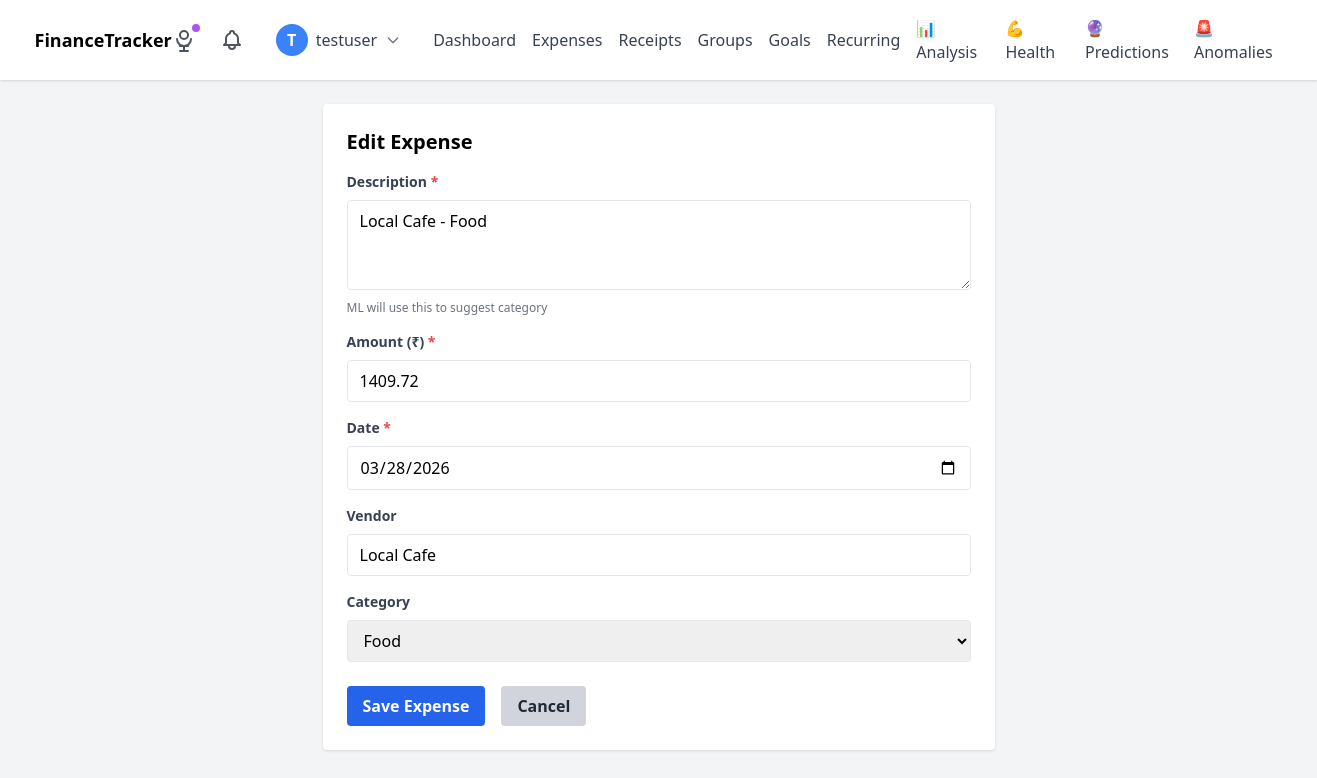
/expenses/351/edit/ (signed in), run on the app's committed database.
### expenses/models.py (models this page shows, shortened)
class Expense(models.Model):
    CATEGORY_CHOICES = [
        ('Food', 'Food'),
        ('Travel', 'Travel'),
        ('Bills', 'Bills'),
        ('Entertainment', 'Entertainment'),
        ('Shopping', 'Shopping'),
        ('Healthcare', 'Healthcare'),
        ('Education', 'Education'),
        ('Groceries', 'Groceries'),
        ('Fuel', 'Fuel'),
        ('Investment', 'Investment'),
        ('Other', 'Other'),
    ]
    owner = models.ForeignKey(get_user_model(), on_delete=models.CASCADE, related_name='expenses')
    amount = models.DecimalField(max_digits=10, decimal_places=2)
    date = models.DateField()
    vendor = models.CharField(max_length=200)
    description = models.TextField(blank=True)
    category = models.CharField(max_length=20, choices=CATEGORY_CHOICES, default='Other')
    created_at = models.DateTimeField(auto_now_add=True)
    updated_at = models.DateTimeField(auto_now=True)
    is_anomaly = models.BooleanField(default=False)
    anomaly_score = models.FloatField(null=True, blank=True)  # Z-score
    anomaly_reason = models.TextField(blank=True)
    reviewed = models.BooleanField(default=False)  # User has reviewed this anomaly
    class Meta:
        ordering = ['-date', '-created_at']
        indexes = [
            models.Index(fields=['owner', 'date']),
            models.Index(fields=['owner', 'category', 'date']),
            models.Index(fields=['is_anomaly', 'reviewed']),
        ]

### expenses/views.py (the view)
# urls.py: path('expenses/<int:pk>/edit/', views.expense_update, name='expense_edit'),
@login_required
def expense_update(request, pk):
    expense = get_object_or_404(Expense, pk=pk, owner=request.user)
    if request.method == 'POST':
        form = ExpenseForm(request.POST, instance=expense)
        if form.is_valid():
            form.save()
            messages.success(request, 'Expense updated successfully!')
            return redirect('expenses:expense_list')
    else:
        form = ExpenseForm(instance=expense)
    context = {
        'form': form,
        'title': 'Edit Expense',
        'categories': Expense.CATEGORY_CHOICES
    }
    return render(request, 'expenses/expense_form.html', context)

### expenses/forms.py
class ExpenseForm(forms.ModelForm):
    class Meta:
        model = Expense
        fields = ['amount', 'date', 'vendor', 'category', 'description']
        widgets = {
            'date': forms.DateInput(attrs={'type': 'date', 'class': 'w-full border rounded px-3 py-2'}),
            'description': forms.Textarea(attrs={'rows': 3, 'class': 'w-full border rounded px-3 py-2'}),
            'amount': forms.NumberInput(attrs={'class': 'w-full border rounded px-3 py-2', 'step': '0.01'}),
            'vendor': forms.TextInput(attrs={'class': 'w-full border rounded px-3 py-2'}),
            'category': forms.Select(attrs={'class': 'w-full border rounded px-3 py-2', 'id': 'id_category'}),
        }

### reminders/context_processors.py (called while the page is built)
def pending_reminders_count(request):
    if request.user.is_authenticated:
        return {
            'pending_reminders_count': Reminder.objects.filter(
                user=request.user,
                status='pending',
                in_app_notified=False
            ).count()
        }
    return {'pending_reminders_count': 0}

### templates/expenses/expense_form.html (shortened to what this page needs)
{% extends 'expenses/base.html' %}
{% load static %}
{% block content %}
<div class="bg-white p-6 rounded shadow max-w-2xl mx-auto">
    <h2 class="text-xl font-semibold mb-4">{{ title }}</h2>
    <form method="post" id="expenseForm">
        <div class="grid grid-cols-1 gap-4">
            <div>
                <label class="block text-gray-700 text-sm font-bold mb-2" for="{{ form.description.id_for_label }}">
                    Description <span class="text-red-500">*</span>
                </label>
                {{ form.description }}
                <p class="text-gray-500 text-xs mt-1">ML will use this to suggest category</p>
            </div>
            <div>
                <label class="block text-gray-700 text-sm font-bold mb-2" for="{{ form.amount.id_for_label }}">
                    Amount (₹) <span class="text-red-500">*</span>
                </label>
                {{ form.amount }}
            </div>
            <div>
                <label class="block text-gray-700 text-sm font-bold mb-2" for="{{ form.date.id_for_label }}">
                    Date <span class="text-red-500">*</span>
                </label>
                {{ form.date }}
            </div>
            <div>
                <label class="block text-gray-700 text-sm font-bold mb-2" for="{{ form.vendor.id_for_label }}">
                    Vendor
                </label>
                {{ form.vendor }}
            </div>
            <div>
                <label class="block text-gray-700 text-sm font-bold mb-2" for="{{ form.category.id_for_label }}">
                    Category
                </label>
                <div class="relative">
                    {{ form.category }}
                </div>
            </div>
        </div>
        <div class="mt-6 flex gap-4">
            <button type="submit"
                    class="bg-blue-600 hover:bg-blue-700 text-white font-bold py-2 px-4 rounded focus:outline-none focus:shadow-outline">
                Save Expense
            </button>
            <a href="{% url 'expenses:expense_list' %}"
               class="bg-gray-300 hover:bg-gray-400 text-gray-800 font-bold py-2 px-4 rounded focus:outline-none focus:shadow-outline">
                Cancel
            </a>
        </div>
    </form>
</div>
{% endblock %}

### templates/expenses/base.html (shortened to what this page needs)
{% load static %}
<!doctype html>
<html lang="en">
<head>
  <script src="https://cdn.tailwindcss.com"></script>
</head>
<body class="bg-gray-100 min-h-screen">
 <nav class="bg-white shadow">
  <div class="container mx-auto px-4 py-4 flex justify-between items-center">
    <a href="{% url 'home' %}" class="font-bold text-lg">
      FinanceTracker
    </a>
    {% if user.is_authenticated %}
    <div class="flex items-center space-x-6">
      <a href="{% url 'expenses:voice_test' %}" class="relative group">
        <span class="absolute -top-1 -right-1 w-2 h-2 bg-purple-500 rounded-full animate-pulse"></span>
      </a>
      <a href="{% url 'reminders:notifications' %}" class="relative">
      </a>
      <div class="relative">
        <button onclick="toggleUserMenu()" class="flex items-center space-x-2 focus:outline-none hover:bg-gray-50 px-2 py-1 rounded-lg transition">
          <div class="w-8 h-8 bg-blue-500 rounded-full flex items-center justify-center text-white font-semibold">
            {{ user.username|first|upper }}
          </div>
          <span class="text-gray-700 font-medium">{{ user.username }}</span>
          <svg class="w-4 h-4 text-gray-500" fill="none" stroke="currentColor" viewBox="0 0 24 24">
            <path stroke-linecap="round" stroke-linejoin="round" stroke-width="2" d="M19 9l-7 7-7-7"></path>
          </svg>
        </button>
      </div>
      <div class="hidden lg:flex items-center space-x-4 text-gray-700">
        <a href="{% url 'expenses:dashboard' %}" class="hover:text-blue-600">Dashboard</a>
        <a href="{% url 'expenses:expense_list' %}" class="hover:text-blue-600">Expenses</a>
        <a href="{% url 'expenses:receipt_list' %}" class="hover:text-blue-600">Receipts</a>
        <a href="{% url 'groups:group_list' %}" class="hover:text-blue-600">Groups</a>
        <a href="{% url 'goals:goals_dashboard' %}" class="hover:text-blue-600">Goals</a>
        <a href="{% url 'recurring:dashboard' %}" class="hover:text-blue-600">Recurring</a>
        <a href="{% url 'expenses:analysis_dashboard' %}" class="hover:text-blue-600 {% if request.path == '/analysis/' %}text-blue-600 font-semibold{% endif %}">
          📊 Analysis
        </a>
        <a href="{% url 'expenses:financial_health' %}" class="hover:text-blue-600">💪 Health</a>
        <a href="{% url 'expenses:prediction_dashboard' %}" class="hover:text-blue-600">🔮 Predictions</a>
        <a href="{% url 'expenses:anomaly_dashboard' %}" class="hover:text-blue-600">🚨 Anomalies</a>
      </div>
    </div>
    {% endif %}
  </div>
</nav>
<main class="container mx-auto px-4 py-6">
  {% block content %}{% endblock %}
</main>
</body>
</html>

### templates/expenses/base.html (style rules this page uses)
.transition { transition: all 0.2s ease; }

### data on the page
Expense: description "Local Cafe - Food", amount "1409.72", date "03/28/2026", vendor "Local Cafe", category "Food"

### other printed values
{{ user.username|first|upper }} "T"
{{ user.username }} "testuser"
{{ title }} "Edit Expense"
